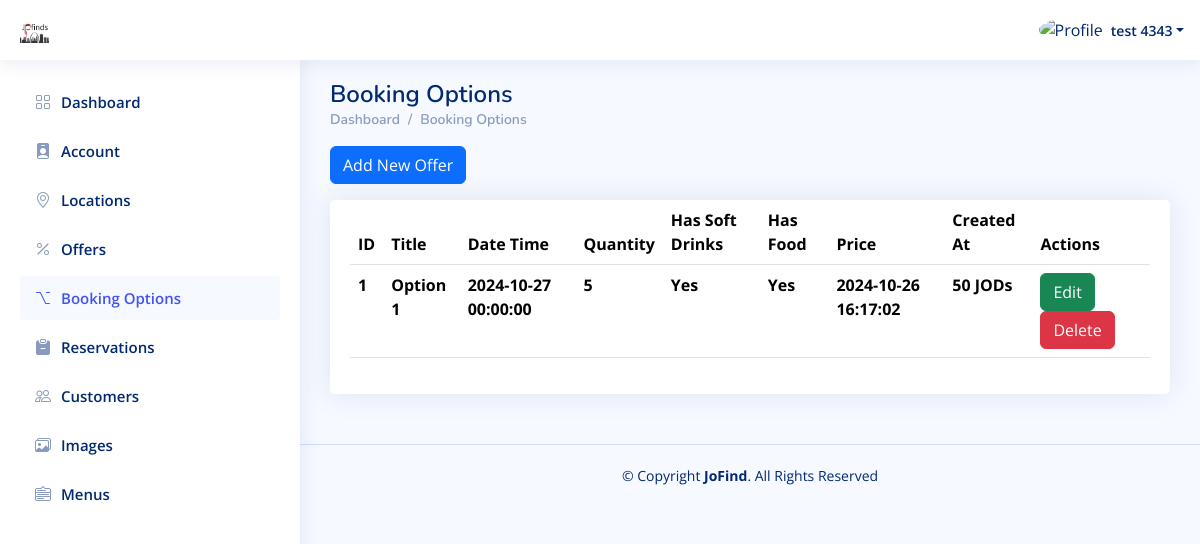
/Place_Dashboard/Booking_Options.php (signed in), run on the app's committed database.
### tables this page shows
CREATE TABLE `places` (
  `id` int(11) NOT NULL,
  `category_id` int(11) NOT NULL,
  `sub_category_id` int(11) DEFAULT NULL,
  `status_id` int(11) DEFAULT NULL,
  `city_id` int(11) NOT NULL,
  `name` varchar(250) NOT NULL,
  `image` varchar(250) NOT NULL,
  `email` varchar(250) NOT NULL,
  `description` text DEFAULT NULL,
  `total_rate` double NOT NULL DEFAULT 0,
  `phone` varchar(250) NOT NULL,
  `password` varchar(250) NOT NULL,
  `rejection_note` text DEFAULT NULL,
  `address` varchar(250) NOT NULL,
  `commercial_register` varchar(250) NOT NULL,
  `menu` varchar(250) DEFAULT NULL,
  `active` int(11) NOT NULL DEFAULT 1,
  `created_at` timestamp NOT NULL DEFAULT current_timestamp()
);

CREATE TABLE `booking_options` (
  `id` int(11) NOT NULL,
  `place_id` int(11) NOT NULL,
  `title` varchar(250) NOT NULL,
  `description` text NOT NULL,
  `date_time` datetime NOT NULL,
  `quantity` int(11) NOT NULL,
  `has_soft_drinks` tinyint(1) NOT NULL,
  `has_food` tinyint(1) NOT NULL,
  `price` double NOT NULL,
  `active` int(11) NOT NULL DEFAULT 1,
  `created_at` timestamp NOT NULL DEFAULT current_timestamp()
);

### Place_Dashboard/Booking_Options.php (the view, shortened to what this page needs)
<?php
include "../Connect.php";
$P_ID = $_SESSION['P_Log'];
if (!$P_ID) {
    echo '<script language="JavaScript">
     document.location="../Place_Login.php";
    </script>';
} else {
    $sql1 = mysqli_query($con, "select * from places where id='$P_ID'");
    $row1 = mysqli_fetch_array($sql1);
    $name = $row1['name'];
}
?>
<!DOCTYPE html>
<html lang="en">
  <head>
    <link
      href="../assets/vendor/bootstrap/css/bootstrap.min.css"
      rel="stylesheet"
    />
    <link
      href="../assets/vendor/bootstrap-icons/bootstrap-icons.css"
      rel="stylesheet"
    />
    <link href="../assets/vendor/boxicons/css/boxicons.min.css" rel="stylesheet" />
    <link href="../assets/vendor/quill/quill.snow.css" rel="stylesheet" />
    <link href="../assets/vendor/quill/quill.bubble.css" rel="stylesheet" />
    <link href="../assets/vendor/remixicon/remixicon.css" rel="stylesheet" />
    <link href="../assets/vendor/simple-datatables/style.css" rel="stylesheet" />
    <link href="../assets/css/style.css" rel="stylesheet" />
  </head>
  <body>
    <header id="header" class="header fixed-top d-flex align-items-center">
      <div class="d-flex align-items-center justify-content-between">
        <a href="index.php" class="logo d-flex align-items-center">
          <img src="../assets/img/Logo.png" alt="" />
        </a>
      </div>
      <nav class="header-nav ms-auto">
        <ul class="d-flex align-items-center">
          <li class="nav-item dropdown pe-3">
            <a
              class="nav-link nav-profile d-flex align-items-center pe-0"
              href="#"
              data-bs-toggle="dropdown"
            >
              <img
                src="https://www.computerhope.com/jargon/g/guest-user.png"
                alt="Profile"
                class="rounded-circle"
              />
              <span class="d-none d-md-block dropdown-toggle ps-2"><?php echo $name ?></span> </a
            >
          </li>
        </ul>
      </nav>
    </header>
    <?php require './Aside-Nav/Aside.php'?>
    <main id="main" class="main">
      <div class="pagetitle">
        <h1>Booking Options</h1>
        <nav>
          <ol class="breadcrumb">
            <li class="breadcrumb-item"><a href="index.php">Dashboard</a></li>
            <li class="breadcrumb-item">Booking Options</li>
          </ol>
        </nav>
      </div>
      <section class="section">
      <div class="mb-3">
          <button
            type="button"
            class="btn btn-primary"
            data-bs-toggle="modal"
            data-bs-target="#verticalycentered"
          >
            Add New Offer
          </button>
        </div>
        <div class="row">
          <div class="col-lg-12">
            <div class="card">
              <div class="card-body">
                <table class="table datatable">
                  <thead>
                    <tr>
                      <th scope="col">ID</th>
                      <th scope="col">Title</th>
                      <th scope="col">Date Time</th>
                      <th scope="col">Quantity</th>
                      <th scope="col">Has Soft Drinks</th>
                      <th scope="col">Has Food</th>
                      <th scope="col">Price</th>
                      <th scope="col">Created At</th>
                      <th scope="col">Actions</th>
                    </tr>
                  </thead>
                  <tbody>
                  <?php
$sql1 = mysqli_query($con, "SELECT * from booking_options WHERE place_id = '$P_ID' ORDER BY id DESC");
while ($row1 = mysqli_fetch_array($sql1)) {
    $option_id = $row1['id'];
    $title = $row1['title'];
    $date_time = $row1['date_time'];
    $quantity = $row1['quantity'];
    $has_soft_drinks = $row1['has_soft_drinks'];
    $has_food = $row1['has_food'];
    $price = $row1['price'];
    $created_at = $row1['created_at'];
    $active = $row1['active'];
    ?>
                    <tr>
                      <th scope="row"><?php echo $option_id ?></th>
                      <th scope="row"><?php echo $title ?></th>
                      <th scope="row"><?php echo date('Y-m-d H:i:s', strtotime($date_time)) ?></th>
                      <th scope="row"><?php echo $quantity ?></th>
                      <th scope="row"><?php echo ($has_soft_drinks ? "Yes" : "No") ?></th>
                      <th scope="row"><?php echo ($has_food ? "Yes" : "No") ?></th>
                      <th scope="row"><?php echo $created_at ?></th>
                      <th scope="row"><?php echo $price ?> JODs</th>
                      <th>
                      <a href="./Edit_Option.php?option_id=<?php echo $option_id ?>" class="btn btn-success me-2"
                          >Edit</a
                        >
                        <?php if ($active == 1) {?>
<a href="./DeleteOrRestoreOption.php?option_id=<?php echo $option_id ?>&isActive=<?php echo 0 ?>" class="btn btn-danger">Delete</a>
<?php } else {?>
  <a href="./DeleteOrRestoreOption.php?option_id=<?php echo $option_id ?>&isActive=<?php echo 1 ?>" class="btn btn-primary">Restore</a>
<?php }?>
                      </th>
                    </tr>
<?php
}?>
                  </tbody>
                </table>
              </div>
            </div>
          </div>
        </div>
      </section>
    </main>
    <footer id="footer" class="footer">
      <div class="copyright">
        &copy; Copyright <strong><span>JoFind</span></strong
        >. All Rights Reserved
      </div>
    </footer>
  </body>
</html>

### assets/css/style.css (style rules this page uses)
:root { scroll-behavior: smooth; }
body { font-family: "Open Sans", sans-serif; background: #f6f9ff; color: #444444; }
a { color: #4154f1; text-decoration: none; }
h1, h2, h3, h4, h5, h6 { font-family: "Nunito", sans-serif; }
#main { margin-top: 60px; padding: 20px 30px; transition: all 0.3s; }
.pagetitle { margin-bottom: 10px; }
.pagetitle h1 { font-size: 24px; margin-bottom: 0; font-weight: 600; color: #012970; }
.card { margin-bottom: 30px; border: none; border-radius: 5px; box-shadow: 0px 0 30px rgba(1, 41, 112, 0.1); }
.card-body { padding: 0 20px 20px 20px; }
.breadcrumb { font-size: 14px; font-family: "Nunito", sans-serif; color: #899bbd; font-weight: 600; }
.breadcrumb a { color: #899bbd; transition: 0.3s; }
.breadcrumb .breadcrumb-item::before { color: #899bbd; }
.logo { line-height: 1; }
@media (min-width: 1200px) { .logo { width: 280px; } }
.logo img { max-height: 26px; margin-right: 6px; }
.header { transition: all 0.5s; z-index: 997; height: 60px; box-shadow: 0px 2px 20px rgba(1, 41, 112, 0.1); background-color: #fff; padding-left: 20px; }
.header-nav ul { list-style: none; }
.header-nav>ul { margin: 0; padding: 0; }
.header-nav .nav-profile { color: #012970; }
.header-nav .nav-profile img { max-height: 36px; }
.header-nav .nav-profile span { font-size: 14px; font-weight: 600; }
@media (min-width: 1200px) { #main, #footer { margin-left: 300px; } }
.footer { padding: 20px 0; font-size: 14px; transition: all 0.3s; border-top: 1px solid #cddfff; }
.footer .copyright { text-align: center; color: #012970; }

### data on the page
places: name "test 4343"
booking_options: id "1", title "Option 1", date_time "2024-10-27 00:00:00", quantity "5", has_soft_drinks "Yes", has_food "Yes", created_at "2024-10-26 16:17:02", price "50"
